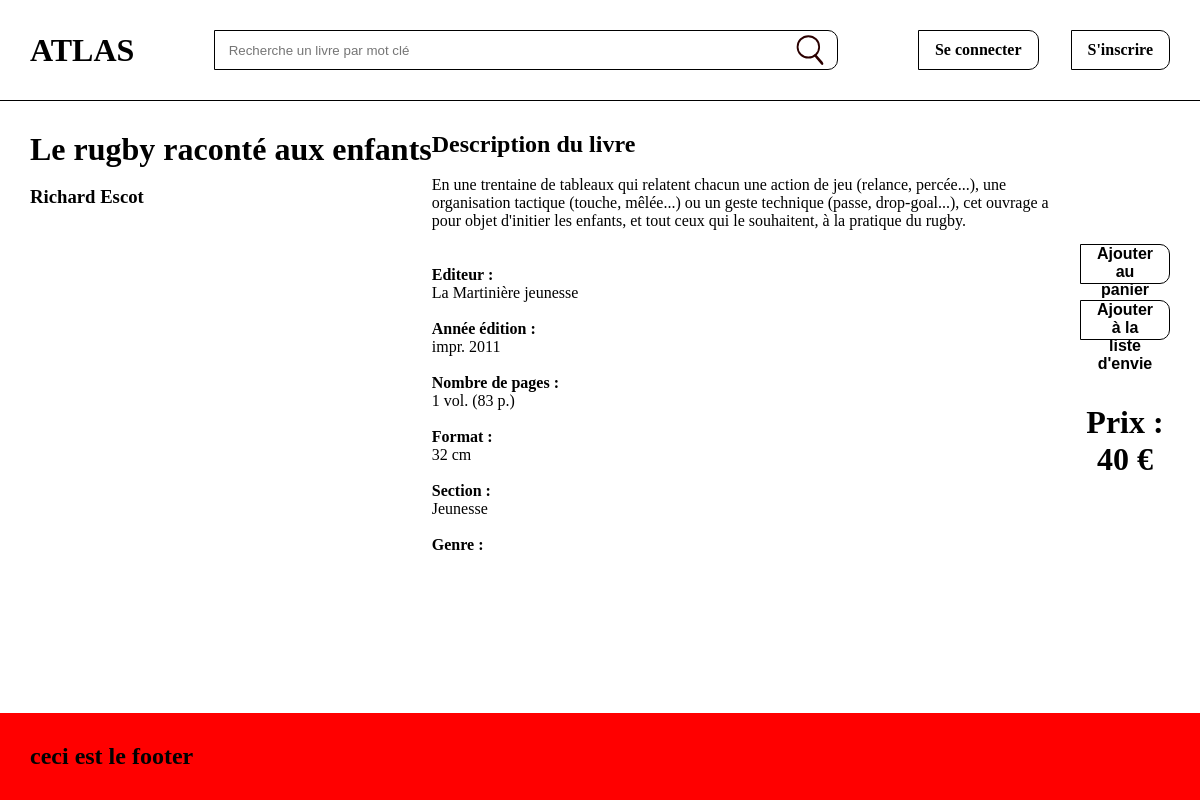
Screenshot of /controler/livre.ctrl.php?isbn=978-2-7324-4821-3 with the database file from the repository.
### tables this page shows
CREATE TABLE livre (
	isbn STRING PRIMARY KEY,
	titre STRING,
	sousTitre STRING,
	auteurNom STRING,
	auteurPrenom STRING,
	auteurFacultatifNom STRING,
	auteurFacultatifPrenom STRING,
	editeur STRING,
	anneeedition STRING,
	pages STRING,
	format STRING,
	section STRING,
	prix NUMERIC,
	imageURL STRING,
	synopsis TEXT
);

### framework/view.fw.php (called while the page is built, shortened)
<?php
class View {
  function display(string $filename) {
    $filePath = "../view/".$filename;
    require($filePath);
    exit(0);
  }
}
?>

### controler/livre.ctrl.php (called while the page is built, shortened)
<?php
require_once('../model/globalDAO.php');
require_once('../model/LivreDAO.class.php');
require_once(__DIR__.'/../framework/view.fw.php');
if (isset($_GET["isbn"])){
    $isbn = $_GET["isbn"];
}
else {
    print("Erreur, isbn non trouvé");
    exit(1);
}
$dao = new LivreDAO();
$livre = $dao->getLivre($isbn);
$auteurprenom = $livre->getAuteurPrenom();
$auteurnom = $livre->getAuteurNom();
$titre = $livre->getTitre();
$prix = $livre->getPrix();
$genre = $livre->getSousTitre();
$auteurfacultatifnom =$livre->getAuteurFacultatifNom();
$auteurfacultatifprenom = $livre->getAuteurFacultatifPrenom();
$anneeedition = $livre->getAnneeEdition();
$pages = $livre->getPages();
$editeur = $livre->getEditeur();
$format = $livre->getFormat();
$section = $livre->getSection();
$synopsis = $livre -> getSynopsis();
$imageURL = $livre -> getImageURL();
if($auteurfacultatifnom == ''){
    $auteurfacultatifnom = "";
}
if($auteurfacultatifprenom == ''){
    $auteurfacultatifprenom = "";
}
$view = new View();
$view->assign("auteurprenom",$auteurprenom);
$view->assign("auteurnom", $auteurnom);
$view->assign("titre", $titre);
$view->assign("prix",$prix);
$view->assign("synopsis", $synopsis);
$view->assign("genre", $genre);
$view->assign("auteurfacultatifnom",$auteurfacultatifnom);
$view->assign("auteurfacultatifprenom", $auteurfacultatifprenom);
$view->assign("anneeedition",$anneeedition);
$view->assign("pages",$pages);
$view->assign("format",$format);
$view->assign("editeur",$editeur);
$view->assign("section",$section);
$view -> assign("synopsis", $synopsis);
$view -> assign("imageURL", $imageURL);
$view -> display("livre.view.php");
?>

### model/globalDAO.php (called while the page is built, shortened)
<?php
	function getDAO() {
		static $dao = NULL;
		if ($dao == NULL){
			$database = 'sqlite:'.dirname(__FILE__).'/../data/database.db';
			try {
				$dao = new PDO($database);
			} catch (PDOException $e) {
				die("PDO Error :".$e -> getMessage()."$database\n");
			}
		}
		return $dao;
	}
?>

### model/LivreDAO.class.php (called while the page is built, shortened)
<?php
require_once(dirname(__FILE__).'/Livre.class.php');
require_once(dirname(__FILE__).'/globalDAO.php');
  class LivreDAO {
    private $db;
    function __construct() {
      $this -> db = getDAO();
    }
    function getLivre(string $isbn) : Livre {
      $req = "SELECT * FROM livre WHERE isbn='$isbn'";
      $pdo = $this -> db -> query($req);
      $result = $pdo -> fetchAll(PDO::FETCH_ASSOC);
      $prix = floatval($result[0]["prix"]);
      $synopsis = "";
      if ($result[0]["auteurFacultatifNom"] == null){
        $auteurFacultatifNom = "";
      } else {
        $auteurFacultatifNom = $result[0]["auteurFacultatifNom"];
      }
      if ($result[0]["auteurFacultatifPrenom"] == null){
        $auteurFacultatifPrenom = "";
      } else {
        $auteurFacultatifPrenom = $result[0]["auteurFacultatifPrenom"];
      }
      if ($result[0]["imageURL"] == ""){
        $imageURL = "../view/assets/images/imageTest.jpg";
      } else {
        $imageURL = $result[0]["imageURL"];
      }
      if ($result[0]["synopsis"] == ""){
        $synopsis = "Non renseigné";
      } else {
        $synopsis = $result[0]["synopsis"];
      }
      $livre = new Livre($result[0]["isbn"], $result[0]["titre"], $result[0]["sousTitre"], $result[0]["auteurNom"], $result[0]["auteurPrenom"], $auteurFacultatifNom, $auteurFacultatifPrenom, $result[0]["editeur"], $result[0]["anneeedition"], $result[0]["pages"], $result[0]["format"], $result[0]["section"], $prix, $synopsis, $imageURL);
      return $livre;
    }
  }
?>

### model/Livre.class.php (called while the page is built, shortened)
<?php
class Livre {
  private string $titre;
  private string $auteurNom;
  private string $auteurPrenom;
  private string $editeur;
  private string $anneeEdition;
  private string $pages;
  private string $format;
  private string $section;
  private float $prix;
  private string $synopsis;
  function __construct(string $numISBN = "", string $titre = "", string $sousTitre = "", string $auteurNom = "", string $auteurPrenom = "", string $auteurFacultatifNom = "", string $auteurFacultatifPrenom = "", string $editeur = "", string $anneeEdition = "", string $pages = "", string $format = "" , string $section = "", float $prix = 0.0, string $synopsis = "", string $imageURL = "") {
    $this->titre = $titre;
    $this->auteurNom = $auteurNom;
    $this->auteurPrenom = $auteurPrenom;
    $this->editeur = $editeur;
    $this->anneeEdition = $anneeEdition;
    $this->pages = $pages;
    $this->format = $format;
    $this->section = $section;
    $this->synopsis = $synopsis;
    $this->prix = $prix;
  }
  public function getAuteurNom() {
    return $this->auteurNom;
  }
  public function getAuteurPrenom() {
    return $this->auteurPrenom;
  }
  public function getEditeur() {
    return $this->editeur;
  }
  public function getAnneeEdition() {
    return $this->anneeEdition;
  }
  public function getPages() {
    return $this->pages;
  }
public function getFormat() {
  return $this->format;
}
public function getSection() {
  return $this->section;
}
  public function getTitre() {
    return $this->titre;
  }
  public function getSynopsis() {
    return $this->synopsis;
  }
  public function getPrix() {
    return $this->prix;
  }
}
 ?>

### view/livre.view.php (the view, shortened to what this page needs)
<link rel="stylesheet" href="../view/assets/css/livre.css">
<?php require_once('header.view.php');?>
<div class="container space-between">
	<div class="left">
		<div class = "topleft">
			<h1> <?=$titre?> </h1><br>
			<h3> <?=$auteurprenom?> <?=$auteurnom?></h3>
		</div>
		<div class="centerleft">
		</div>
	</div>
	<div class="center">
		<div class="centrecenter">
			<h2> Description du livre </h2><br>
			<p> <?=$synopsis?></p><br>
		</div>
		<div class="bottomcenter">
			<br>
			<h4>Editeur :</h4><?=$editeur?><br><br>
			<h4>Année édition :</h4><?=$anneeedition?><br><br>
			<h4>Nombre de pages :</h4><?=$pages?> </h4><br><br>
			<h4>Format : </h4><?=$format?><br><br>
			<h4>Section : </h4><?=$section?> </h4><br><br>
			<h4>Genre : </h4><?=$genre?><br><br>
		</div>
	</div>
	<div class="right">
		<div>
			<button type="button" class="btn">Ajouter au panier</button>
			<button type="button" class="btn">Ajouter à la liste d'envie</button>
		</div>
		<div>
			<p class="prix"> Prix : <?=$prix?> €</p>
		</div>
	</div>
</div>
<?php require_once('footer.view.php');?>

### view/assets/css/livre.css (style rules this page uses)
.left { display:flex; flex-direction: column; white-space: nowrap ; }
.center { display:flex; flex-direction: column; }
.topleft { min-height: 100px; }
.centerleft { display:flex; width: 100%; flex:2; }
.centrecenter { width: auto; }
main button { font-size: 16px; cursor: pointer; text-align: center; }
.right { display: flex; flex-direction: column; align-self: center; }
.right div:nth-of-type(1) { display: flex; flex-direction: column; gap: 1em; }
.right div:nth-of-type(2) { margin-top: 2em; font-size: 2em; font-weight: bold; text-align: center; }

### view/assets/css/style.css (style rules this page uses)
body { min-height: 100vh; background-color: white; display: flex; flex-direction: column; }
.space-between { display: flex; justify-content: space-between; }
.container { max-width: 1500px; margin: 0 auto; }
.center { display: flex; justify-content: center; }
.btn { height: 40px; padding: 0 1em; border: 1px solid; border-radius: 0 10px 10px 0; background-color: white; font-weight: bold; }

### rows the page displays
livre: titre "Le rugby raconté aux enfants", auteurPrenom "Richard", auteurNom "Escot", synopsis "En une trentaine de tableaux qui relatent chacun une action de jeu (relance, percée...), une organisation tactique (touche, mêlée...) ou un geste technique (passe, drop-goal...), cet ouvrage a pour objet d'initier les enfants, et tout ceux qui le souhaitent, à la pratique du rugby.", editeur "La Martinière jeunesse", anneeedition "impr. 2011", pages "1 vol. (83 p.)", format "32 cm", section "Jeunesse", prix "40"
